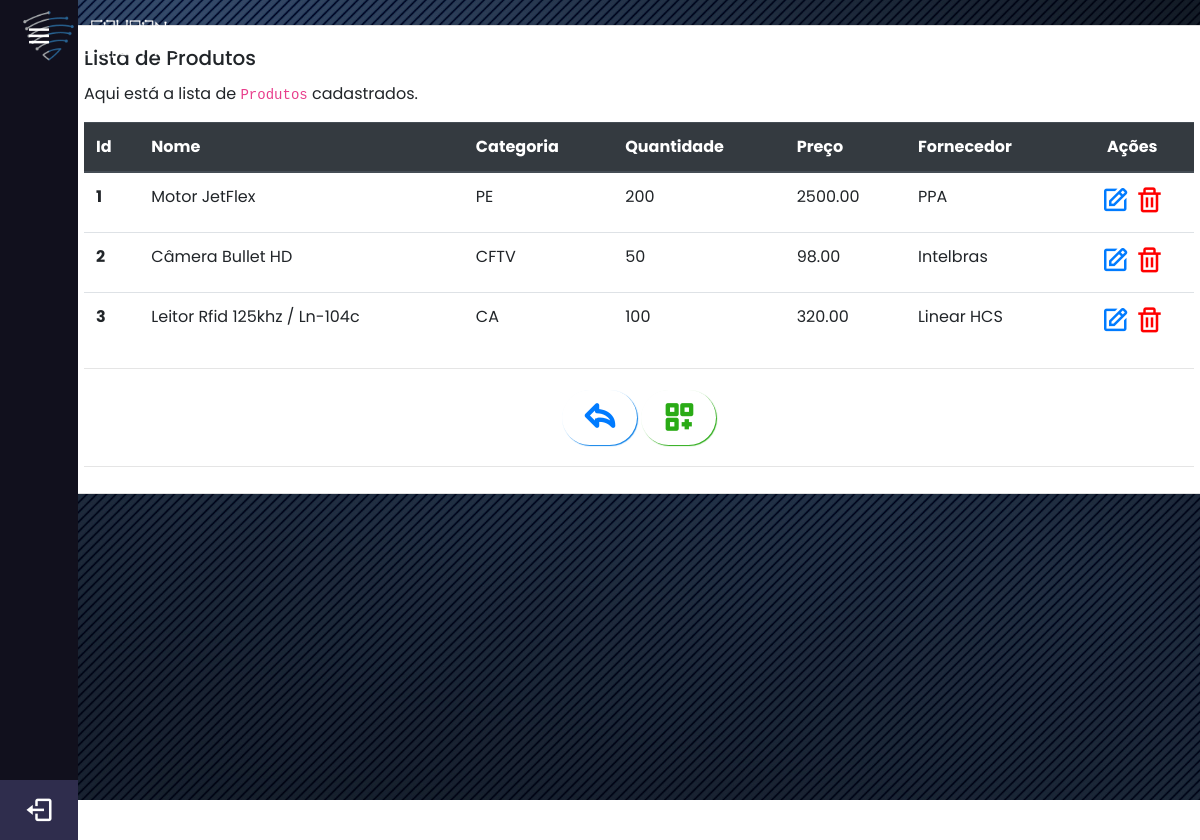
Page /app1/produtos/ on the committed database.
### app1/models.py (models this page shows, shortened)
class Produto(models.Model):
    fornecedor = models.ForeignKey(Fornecedor, on_delete=models.CASCADE, null=True)
    nomep = models.CharField(max_length=100, blank=False, null=True)
    quantidade = models.DecimalField(max_digits=5,decimal_places=0, blank=False, null=True)
    preco = models.DecimalField(max_digits=15,decimal_places=2, null=True)
    CATEGORIA_CHOICES = [
        ["CFTV", "CFTV"],
        ["AL", "Alarme"],
        ["CA", "Controle de Acesso"],
        ["TE", "Telefonia"],
        ["RE", "Redes"],
        ["PE", "Portão Eletrônico"],
    ]
    categoria = models.CharField(max_length=6, blank=False, choices=CATEGORIA_CHOICES, null=True)
    objetos = models.Manager()

class Fornecedor(models.Model):
    CATEGORIA_CHOICES = [
        ["CFTV", "CFTV"],
        ["AL", "Alarme"],
        ["CA", "Controle de Acesso"],
        ["TE", "Telefonia"],
        ["RE", "Redes"],
        ["PE", "Portão Eletrônico"],
    ]
    nome = models.CharField(max_length=100, blank=False, null=True)
    email = models.EmailField(blank=False, null=True)
    telefone = models.CharField(max_length=14, blank=False, null=True)
    endereco = models.CharField(max_length=150, blank=False, null=True)
    CNPJ = models.CharField(max_length=18, blank=False, null=True)
    categoria = models.CharField(max_length=6, blank=False, choices=CATEGORIA_CHOICES, null=True)
    objetos = models.Manager()
    def __str__(self):
        return self.nome

### app1/views.py (the view)
# urls.py: path('produtos/', ProdutoListView.as_view(), name="lista_produtos"),
class ProdutoListView(ListView):
    template_name = "app3/produto/lista.html"
    model = Produto
    context_object_name = "produtos"

### app1/templates/app3/produto/lista.html (shortened to what this page needs)
{% extends "app3/agenda/../_layouts/base.html" %}
{% block conteudo %}
<div class="container" style="padding: 25px 0px">
  <div class="row">
    <div class="col-lg-15 col-md-12 col-sm-12 col-xs-12" style="padding: 0px">
      <div class="card">
        <div class="card-body" style="padding-bottom: 10px">
          <h5 class="card-title">Lista de Produtos</h5>
          {% if produtos|length > 0 %}
            <p class="card-text">
              Aqui está a lista de <code>Produtos</code> cadastrados.
            </p>
            <table class="table">
              <thead class="thead-dark">
              <tr>
                <th scope="col">Id</th>
                <th scope="col">Nome</th>
                <th scope="col">Categoria</th>
                <th scope="col">Quantidade</th>
                <th scope="col">Preço</th>
                <th scope="col">Fornecedor</th>
                <th scope="col" class="text-center">Ações</th>
              </tr>
              </thead>
              <tbody>
              {% for produto in produtos %}
                <tr>
                  <th scope="row">{{ produto.id }}</th>
                  <td>{{ produto.nomep }}</td>
                  <td>{{ produto.categoria }}</td>
                  <td>{{ produto.quantidade }}</td>
                  <td>{{ produto.preco }}</td>
                  <td>{{ produto.fornecedor }}</td>
                  <td class="text-center">
                    <a href="{% url 'app1:atualiza_produto' pk=produto.id %}">
                      <i class='bx bx-edit effectEd'></i>
                    </a>
                    <a href="{% url 'app1:deleta_produto' pk=produto.id %}">
                      <i class='bx bx-trash effectEx'></i>
                    </a>
                  </td>
                </tr>
              {% endfor %}
              </tbody>
            </table>
        {% else %}
          <div class="text-center mt-5 mb-5 jumbotron">
            <h5>Nenhum <code>Produto</code> cadastrado ainda.</h5>
          </div>
        {% endif %}
          <hr />
          <div class="text-center" style="padding-top: 5px; padding-bottom: 5px">
            <a href="{% url 'app1:principalfornecedor' %}" class="">
                <i class='bx bx-share testbuttonv' style="font-size: 35px; padding-right: 20px; border: none"></i>
            </a>
            <a href="{% url 'app1:cadastra_produto' %}">
                <i class='bx bx-customize testbutton' style="border: none; padding-right: 20px;
                  color: #2AAB16; font-size: 35px"></i>
            </a>
          </div>
        <hr>
        </div>
      </div>
    </div>
  </div>
</div>
{% endblock %}

### app1/static/app2/css/master.css (style rules this page uses)
* { margin: 0; padding: 0; box-sizing: border-box; font-family: "Poppins" , sans-serif; }

### app1/templates/app3/produto/lista.html (style rules this page uses)
.testbuttonv { font-family: "Poppins" , sans-serif; font-weight: bold; font-size: 14px; padding: 10px 20px; border-radius: 45px; border: none; box-shadow: 1px 1px 1px #0C81E8 ; background: #FFFFFF; transition: 0.3s; }
.testbutton { font-family: "Poppins" , sans-serif; font-weight: bold; font-size: 14px; padding: 10px 20px; border-radius: 45px; border: none; box-shadow: 1px 1px 1px #2AAB16; background: #FFFFFF; transition: 0.3s; }
.effectEx { color: red; font-size: 30px; }
.effectEd { font-size: 30px; }

### rows in the picture
Produto: id "1", nomep "Motor JetFlex", categoria "PE", quantidade "200", preco "2500.00", fornecedor "PPA"
Produto: id "2", nomep "Câmera Bullet HD", categoria "CFTV", quantidade "50", preco "98.00", fornecedor "Intelbras"
Produto: id "3", nomep "Leitor Rfid 125khz / Ln-104c", categoria "CA", quantidade "100", preco "320.00", fornecedor "Linear HCS"
